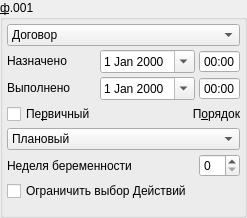
            <widget class="QGroupBox" name="grpBase">
             <property name="sizePolicy">
              <sizepolicy hsizetype="Maximum" vsizetype="Preferred">
               <horstretch>0</horstretch>
               <verstretch>0</verstretch>
              </sizepolicy>
             </property>
             <property name="title">
              <string>&amp;ф.001</string>
             </property>
             <layout class="QGridLayout" name="gridLayout_2">
              <property name="margin">
               <number>4</number>
              </property>
              <property name="spacing">
               <number>4</number>
              </property>
              <item row="0" column="0" colspan="4">
               <widget class="CContractComboBox" name="cmbContract">
                <property name="sizePolicy">
                 <sizepolicy hsizetype="Preferred" vsizetype="Fixed">
                  <horstretch>0</horstretch>
                  <verstretch>0</verstretch>
                 </sizepolicy>
                </property>
                <property name="whatsThis">
                 <string>номер, дата и основание договора в рамках которого производится осмотр</string>
                </property>
                <property name="frame">
                 <bool>true</bool>
                </property>
                <item>
                 <property name="text">
                  <string>Договор</string>
                 </property>
                </item>
               </widget>
              </item>
              <item row="1" column="0">
               <widget class="QLabel" name="lblBegDate">
                <property name="sizePolicy">
                 <sizepolicy hsizetype="Maximum" vsizetype="Fixed">
                  <horstretch>0</horstretch>
                  <verstretch>0</verstretch>
                 </sizepolicy>
                </property>
                <property name="text">
                 <string>Назначено</string>
                </property>
                <property name="buddy">
                 <cstring>edtBegDate</cstring>
                </property>
               </widget>
              </item>
              <item row="1" column="1" colspan="3">
               <widget class="QFrame" name="frmBegDateTime">
                <property name="sizePolicy">
                 <sizepolicy hsizetype="Maximum" vsizetype="Preferred">
                  <horstretch>0</horstretch>
                  <verstretch>0</verstretch>
                 </sizepolicy>
                </property>
                <property name="frameShape">
                 <enum>QFrame::NoFrame</enum>
                </property>
                <property name="frameShadow">
                 <enum>QFrame::Plain</enum>
                </property>
                <property name="lineWidth">
                 <number>0</number>
                </property>
                <layout class="QHBoxLayout" name="horizontalLayout_3">
                 <property name="spacing">
                  <number>4</number>
                 </property>
                 <property name="margin">
                  <number>0</number>
                 </property>
                 <item>
                  <widget class="CDateEdit" name="edtBegDate">
                   <property name="sizePolicy">
                    <sizepolicy hsizetype="Maximum" vsizetype="Fixed">
                     <horstretch>0</horstretch>
                     <verstretch>0</verstretch>
                    </sizepolicy>
                   </property>
                   <property name="whatsThis">
                    <string>дата начала осмотра</string>
                   </property>
                   <property name="calendarPopup">
                    <bool>true</bool>
                   </property>
                  </widget>
                 </item>
                 <item>
                  <widget class="QTimeEdit" name="edtBegTime">
                   <property name="buttonSymbols">
                    <enum>QAbstractSpinBox::NoButtons</enum>
                   </property>
                   <property name="displayFormat">
                    <string>HH:mm</string>
                   </property>
                  </widget>
                 </item>
                </layout>
               </widget>
              </item>
              <item row="2" column="0">
               <widget class="QLabel" name="lblEndDate">
                <property name="sizePolicy">
                 <sizepolicy hsizetype="Maximum" vsizetype="Fixed">
                  <horstretch>0</horstretch>
                  <verstretch>0</verstretch>
                 </sizepolicy>
                </property>
                <property name="text">
                 <string>Выполнено</string>
                </property>
                <property name="buddy">
                 <cstring>edtEndDate</cstring>
                </property>
               </widget>
              </item>
              <item row="2" column="1" colspan="3">
               <widget class="QFrame" name="frmEndDateTime">
                <property name="sizePolicy">
                 <sizepolicy hsizetype="Maximum" vsizetype="Preferred">
                  <horstretch>0</horstretch>
                  <verstretch>0</verstretch>
                 </sizepolicy>
                </property>
                <property name="frameShape">
                 <enum>QFrame::NoFrame</enum>
                </property>
                <property name="frameShadow">
                 <enum>QFrame::Plain</enum>
                </property>
                <property name="lineWidth">
                 <number>0</number>
                </property>
                <layout class="QHBoxLayout" name="horizontalLayout_4">
                 <property name="spacing">
                  <number>4</number>
                 </property>
                 <property name="margin">
                  <number>0</number>
                 </property>
                 <item>
                  <widget class="CDateEdit" name="edtEndDate">
                   <property name="sizePolicy">
                    <sizepolicy hsizetype="Maximum" vsizetype="Fixed">
                     <horstretch>0</horstretch>
                     <verstretch>0</verstretch>
                    </sizepolicy>
                   </property>
                   <property name="whatsThis">
                    <string>дата окончания осмотра</string>
                   </property>
                   <property name="calendarPopup">
                    <bool>true</bool>
                   </property>
                  </widget>
                 </item>
                 <item>
                  <widget class="QTimeEdit" name="edtEndTime">
                   <property name="buttonSymbols">
                    <enum>QAbstractSpinBox::NoButtons</enum>
                   </property>
                   <property name="displayFormat">
                    <string>HH:mm</string>
                   </property>
                  </widget>
                 </item>
                </layout>
               </widget>
              </item>
              <item row="3" column="0">
               <widget class="QCheckBox" name="chkPrimary">
                <property name="sizePolicy">
                 <sizepolicy hsizetype="Maximum" vsizetype="Fixed">
                  <horstretch>0</horstretch>
                  <verstretch>0</verstretch>
                 </sizepolicy>
                </property>
                <property name="text">
                 <string>Пе&amp;рвичный</string>
                </property>
               </widget>
              </item>
              <item row="3" column="1">
               <widget class="QFrame" name="frmNextDateTime">
                <property name="sizePolicy">
                 <sizepolicy hsizetype="Maximum" vsizetype="Preferred">
                  <horstretch>0</horstretch>
                  <verstretch>0</verstretch>
                 </sizepolicy>
                </property>
                <property name="frameShape">
                 <enum>QFrame::NoFrame</enum>
                </property>
                <property name="frameShadow">
                 <enum>QFrame::Plain</enum>
                </property>
                <property name="lineWidth">
                 <number>0</number>
                </property>
                <layout class="QHBoxLayout" name="horizontalLayout_5">
                 <property name="spacing">
                  <number>4</number>
                 </property>
                 <property name="margin">
                  <number>0</number>
                 </property>
                </layout>
               </widget>
              </item>
              <item row="3" column="2" colspan="2">
               <widget class="QLabel" name="lblOrder">
                <property name="text">
                 <string>П&amp;орядок</string>
                </property>
                <property name="alignment">
                 <set>Qt::AlignRight|Qt::AlignTrailing|Qt::AlignVCenter</set>
                </property>
                <property name="buddy">
                 <cstring>cmbOrder</cstring>
                </property>
               </widget>
              </item>
              <item row="4" column="0" colspan="4">
               <widget class="CROComboBox" name="cmbOrder">
                <item>
                 <property name="text">
                  <string>Плановый</string>
                 </property>
                </item>
                <item>
                 <property name="text">
                  <string>Экстренный</string>
                 </property>
                </item>
                <item>
                 <property name="text">
                  <string>Самотёком</string>
                 </property>
                </item>
                <item>
                 <property name="text">
                  <string>Принудительный</string>
                 </property>
                </item>
                <item>
                 <property name="text">
                  <string>Внутренний перевод</string>
                 </property>
                </item>
                <item>
                 <property name="text">
                  <string>Неотложная</string>
                 </property>
                </item>
               </widget>
              </item>
              <item row="5" column="0" colspan="3">
               <widget class="QLabel" name="lblPregnancyWeek">
                <property name="sizePolicy">
                 <sizepolicy hsizetype="Maximum" vsizetype="Preferred">
                  <horstretch>0</horstretch>
                  <verstretch>0</verstretch>
                 </sizepolicy>
                </property>
                <property name="text">
                 <string>Неделя беременности</string>
                </property>
                <property name="buddy">
                 <cstring>edtPregnancyWeek</cstring>
                </property>
               </widget>
              </item>
              <item row="5" column="3">
               <widget class="QSpinBox" name="edtPregnancyWeek">
                <property name="sizePolicy">
                 <sizepolicy hsizetype="Maximum" vsizetype="Fixed">
                  <horstretch>0</horstretch>
                  <verstretch>0</verstretch>
                 </sizepolicy>
                </property>
                <property name="maximum">
                 <number>44</number>
                </property>
               </widget>
              </item>
              <item row="7" column="0">
               <spacer name="verticalSpacer_3">
                <property name="orientation">
                 <enum>Qt::Vertical</enum>
                </property>
                <property name="sizeHint" stdset="0">
                 <size>
                  <width>20</width>
                  <height>10</height>
                 </size>
                </property>
               </spacer>
              </item>
              <item row="6" column="0" colspan="4">
               <widget class="QCheckBox" name="chkConstraintActionTypes">
                <property name="enabled">
                 <bool>true</bool>
                </property>
                <property name="text">
                 <string>Ограничить выбор Действий</string>
                </property>
                <property name="checked">
                 <bool>false</bool>
                </property>
               </widget>
              </item>
             </layout>
            </widget>
